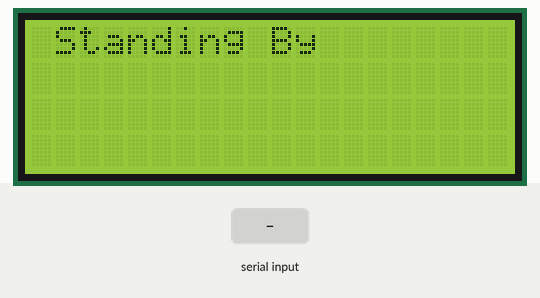
Simulated run of this sketch. Board: Arduino Uno, built with avr-gcc and run on an emulated ATmega328P. Shown: 20×4 character LCD. Inputs (shaded band) come from the test bench. What the sketch prints to the serial monitor is not drawn.

Above: at 1.2 s.
1.3 s: "1\n" received over Serial
At 2.3 s:
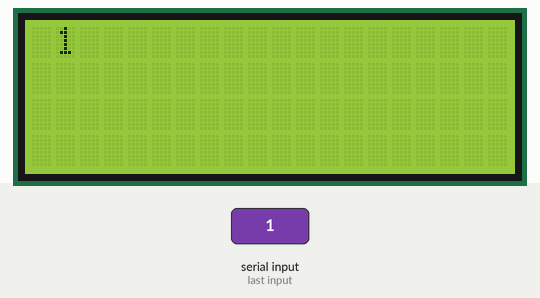
2.8 s: "0\n" received over Serial
At 3.4 s:
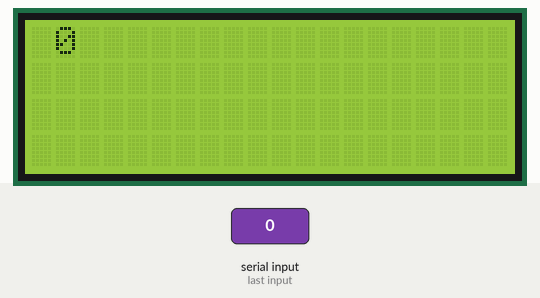
4.3 s: "2\n" received over Serial
Timing chart, 0 to 7.3 s (numbered marks = the images above; inputs shaded):
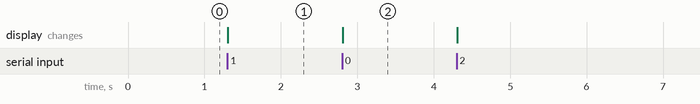

Measured:
- after the input at 1.3 s, the display: changes at once (image 1)
- after the input at 2.8 s, the display: changes at once (image 2)

The sketch:

commsCheck.ino
```cpp
#include <LiquidCrystal_I2C.h>
LiquidCrystal_I2C lcd(0x27, 20, 4);


void setup() {
lcd.init();
lcd.backlight();
lcd.setCursor(1, 0);
lcd.print("Standing By");

  // initialize serial connection
Serial.begin(9600);
}


// void loop()
// {
//   lcd.clear();

//   for (int x =0; x<20; x++){
//   char receivedChar = Serial.read();
//     lcd.setCursor(x,0);
//     lcd.print(receivedChar);
//     delay(1000);
// }

// }


// void setup() {
//     Serial.begin(9600);
// }

void loop() {
    if (Serial.available() > 0) {
        String receivedChar = Serial.readStringUntil('\n');
        lcd.clear();
        lcd.setCursor(1, 0);
        lcd.print(receivedChar);

        delay(1000);
        String response = "HELLO FROM ARDUINO  \n";

        Serial.print(response);
    }
}
```
